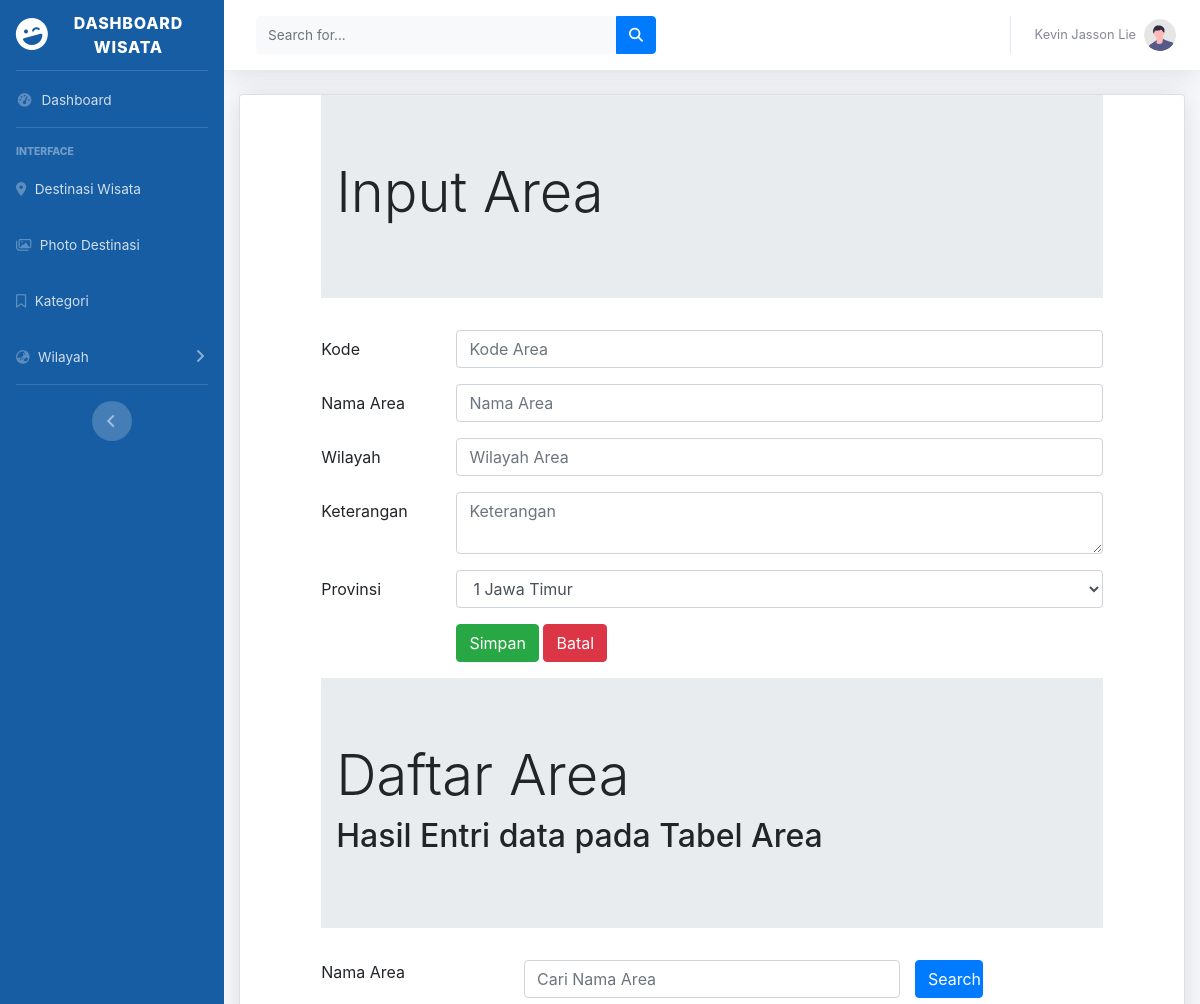
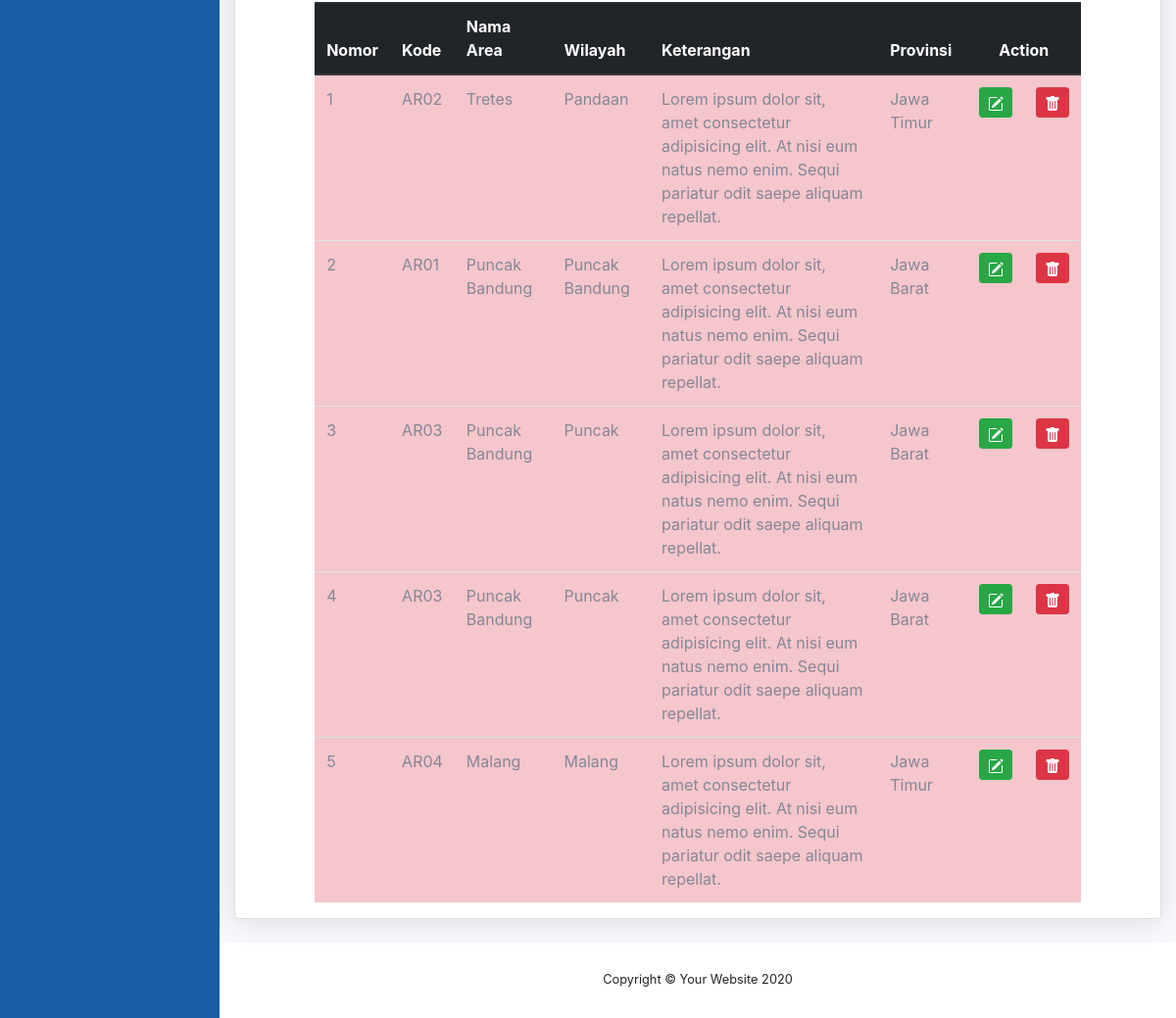
The page /ADMIN/area.php (signed in) on the database its author committed (2 pictures, top to bottom).
### tables this page shows
CREATE TABLE `area` (
  `areaID` int(4) NOT NULL,
  `areaKODE` varchar(50) NOT NULL,
  `areaNAMA` char(35) NOT NULL,
  `areaWILAYAH` char(35) NOT NULL,
  `areaKET` varchar(255) NOT NULL,
  `provinsiID` char(2) NOT NULL
);

CREATE TABLE `provinsi` (
  `provinsiID` int(11) NOT NULL,
  `provinsiKODE` varchar(50) NOT NULL,
  `provinsiNAMA` varchar(255) NOT NULL,
  `provinsiALAMAT` varchar(255) NOT NULL,
  `provinsiKET` text NOT NULL
);

### ADMIN/area.php (the view, shortened to what this page needs)
<!DOCTYPE html>
<html lang="en">
<head>
</head>
<?php include "header.php";?>
<div class="container-fluid">
<div class="card shadow mb-4">
<?php
include "includes/config.php";
$dataprovinsi = mysqli_query($connection, "SELECT * FROM provinsi");
?>
<html lang="en">
<head>
    <link rel="stylesheet" type="text/css" href="https://cdnjs.cloudflare.com/ajax/libs/select2/4.0.3/css/select2.min.css">
    <link rel="stylesheet" type="text/css" href="css/bootstrap.min.css">
</head>
<div class="row">
<div class="col-sm-1">
</div>
<div class="col-sm-10">
  <div class="jumbotron jumbotron-fluid">
    <div class="container">
      <h1 class="display-4">Input Area</h1>
    </div>
  </div>
  <form method="POST" enctype="multipart/form-data">
    <div class="form-group row">
      <label for="areakode" class="col-sm-2 col-form-label">Kode</label>
      <div class="col-sm-10">
        <input type="text" class="form-control" id="areakode" name="areakode" placeholder="Kode Area" maxlength="4" required>
      </div>
    </div>
    <div class="form-group row">
      <label for="areanama" class="col-sm-2 col-form-label">Nama Area</label>
      <div class="col-sm-10">
        <input type="text" class="form-control" name="areanama" id="areanama" placeholder="Nama Area" required>
      </div>
    </div>
    <div class="form-group row">
      <label for="areawilayah" class="col-sm-2 col-form-label">Wilayah</label>
      <div class="col-sm-10">
        <input type="text" class="form-control" name="areawilayah" id="areawilayah" placeholder="Wilayah Area" required>
      </div>
    </div>
    <div class="form-group row">
      <label for="areaket" class="col-sm-2 col-form-label">Keterangan</label>
      <div class="col-sm-10">
        <textarea class="form-control" name="areaket" id="areaket" placeholder="Keterangan" required></textarea>
      </div>
    </div>
    <div class="form-group row">
      <label for="provinsikode" class="col-sm-2 col-form-label">Provinsi</label>
    <div class="col-sm-10">
      <select class="form-control" id="provinsikode" name="provinsikode">
          <?php while($row = mysqli_fetch_array($dataprovinsi))
          { ?>
              <option value="<?php echo $row["provinsiID"]?>">
                  <?php echo $row["provinsiID"]?>
                  <?php echo $row["provinsiNAMA"]?>
              </option>
          <?php } ?>
      </select>
    </div>
    </div>
    <div class="form-group row">
      <div class="col-sm-2"></div>
      <div class="col-sm-10">
          <input type="submit" class="btn btn-success" value="Simpan" name="Simpan">
          <input type="reset" class="btn btn-danger" value="Batal" name="Batal">
      </div>
    </div>
  </form>
</div>
<div class="col-sm-1">
</div>
</div>
<div class="row">
    <div class="col-sm-1"></div>
    <div class="col-sm-10">
        <div class="jumbotron jumbotron-fluid">
            <div class="container">
                <h1 class="display-4">Daftar Area</h1>
                <h2>Hasil Entri data pada Tabel Area</h2>
            </div>
        </div>
    <form method="POST">
        <div class="form-group row mb-2">
            <label for="search" class="col-sm-3">Nama Area</label>
            <div class="col-sm-6">
                <input type="text" name="search" class="form-control" id="search" value="<?php if(isset($_POST['search'])) {echo $_POST['search'];}?>" placeholder="Cari Nama Area">
            </div>
            <input type="submit" name="kirim" class="col-sm-1 btn btn-primary" value="Search">
        </div>
    </form>
    <table class="table table-hover table-danger">
        <thead class="thead-dark">
            <tr>
                <th>Nomor</th>
                <th>Kode</th>
                <th>Nama Area</th>
                <th>Wilayah</th>
                <th>Keterangan</th>
                <th>Provinsi</th>
                <th colspan="2" style="text-align: center">Action</th>
            </tr>
        </thead>
        <tbody>
        <?php
        if(isset($_POST["kirim"]))
        {
            $search = $_POST['search'];
            $query = mysqli_query($connection, "SELECT area.*, provinsi.provinsiNAMA FROM area, provinsi
                WHERE areaNAMA LIKE '%".$search."%'
                and area.provinsiID = provinsi.provinsiID");
        }else
            {
                $query = mysqli_query($connection, "SELECT area.*, provinsi.provinsiNAMA FROM area, provinsi
                WHERE area.provinsiID = provinsi.provinsiID");
            }
            $nomor = 1;
            while ($row = mysqli_fetch_array($query))
            { ?>
                <tr>
                    <td><?php echo $nomor;?></td>
                    <td><?php echo $row['areaKODE'];?></td>
                    <td><?php echo $row['areaNAMA'];?></td>
                    <td><?php echo $row['areaWILAYAH'];?></td>
                    <td><?php echo $row['areaKET'];?></td>
                    <td><?php echo $row['provinsiNAMA'];?></td>
<td>
<a href="areaedit.php?ubah=<?php echo $row["areaID"]?>"
  class="btn btn-success btn-sm" title="EDIT">
</a>
</td>
<td>
<a href="areahapus.php?hapus=<?php echo $row["areaID"]?>"
  class="btn btn-danger btn-sm" title="HAPUS">
</a>
</td>
                </tr>
            <?php $nomor = $nomor + 1;?>
            <?php } ?>
        </tbody>
    </table>
    </div>
    <div class="col-sm-1"></div>
</div>
</div>
</div>
<?php include "footer.php";?>
</html>

### rows shown on the page
area: areaKODE "AR02", areaNAMA "Tretes", areaWILAYAH "Pandaan", areaKET "Lorem ipsum dolor sit, amet consectetur adipisicing elit. At nisi eum natus nemo enim. Sequi pariatur odit saepe aliquam repellat.", provinsiID.provinsiNAMA "Jawa Timur"
area: areaKODE "AR01", areaNAMA "Puncak Bandung", areaWILAYAH "Puncak Bandung", areaKET "Lorem ipsum dolor sit, amet consectetur adipisicing elit. At nisi eum natus nemo enim. Sequi pariatur odit saepe aliquam repellat.", provinsiID.provinsiNAMA "Jawa Barat"
area: areaKODE "AR03", areaNAMA "Puncak Bandung", areaWILAYAH "Puncak", areaKET "Lorem ipsum dolor sit, amet consectetur adipisicing elit. At nisi eum natus nemo enim. Sequi pariatur odit saepe aliquam repellat.", provinsiID.provinsiNAMA "Jawa Barat"
area: areaKODE "AR03", areaNAMA "Puncak Bandung", areaWILAYAH "Puncak", areaKET "Lorem ipsum dolor sit, amet consectetur adipisicing elit. At nisi eum natus nemo enim. Sequi pariatur odit saepe aliquam repellat.", provinsiID.provinsiNAMA "Jawa Barat"
area: areaKODE "AR04", areaNAMA "Malang", areaWILAYAH "Malang", areaKET "Lorem ipsum dolor sit, amet consectetur adipisicing elit. At nisi eum natus nemo enim. Sequi pariatur odit saepe aliquam repellat.", provinsiID.provinsiNAMA "Jawa Timur"

### other values the page prints
form field provinsikode "1 Jawa Timur"
